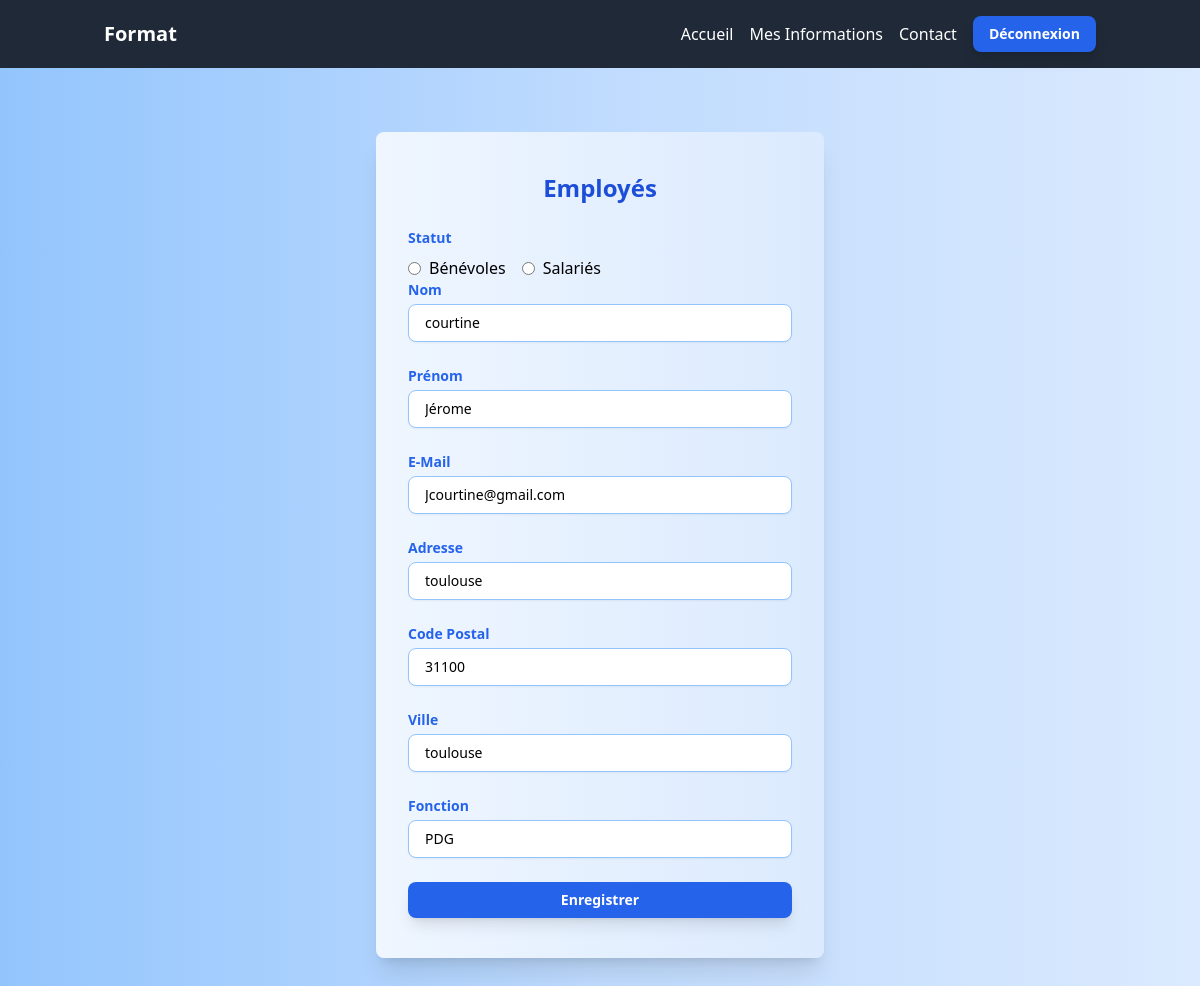
The app's page /modificationperso.php (signed in) with its own data.
### tables this page shows
CREATE TABLE IF NOT EXISTS `utilisateur` (
  `id_utilisateur` int NOT NULL AUTO_INCREMENT,
  `id_entreprise` int NOT NULL,
  `nom` varchar(50) NOT NULL,
  `prenom` varchar(50) NOT NULL,
  `email` varchar(100) NOT NULL,
  `mot_de_passe` varchar(255) NOT NULL,
  `status` enum('salariés','bénévoles','secretaire','directeur') NOT NULL,
  `localisation` varchar(100) DEFAULT NULL,
  `codeP` varchar(5) DEFAULT NULL,
  `ville` varchar(100) DEFAULT NULL,
  `fonction` varchar(100) DEFAULT NULL,
  PRIMARY KEY (`id_utilisateur`),
  KEY `entreprise_fk_1` (`id_entreprise`)
);

### src/classe/Utilisateur.php (called while the page is built, shortened)
<?php
class Utilisateur
{
    private $pdo;
    public function __construct(
        $pdo,
        $nom = null,
        $prenom = null,
        $id_entreprise = null,
        $email = null,
        $status = null,
        $codeP = null,
        $fonction = null,
        $localisation = null
    ) {
        $this->pdo=$pdo;
    }
    public function selecTUser($id){
        $query = "Select * from utilisateur where id_utilisateur = ?";
        $stmt = $this->pdo->prepare($query);
        $stmt->execute([$id]);
        $ReturnUser = $stmt->fetch(PDO::FETCH_ASSOC);
        return $ReturnUser;
    }
}
?>

### src/modificationperso.php (the view, shortened to what this page needs)
<?php
include 'include/header.php';
include 'include/connexionbdd.php';
include 'classe/Utilisateur.php';
$utilisateurSelect = new Utilisateur($connexion);
$utilisateurs = $utilisateurSelect->selecTUser($_SESSION['user_id']);
if ($utilisateurs) {
      $lastname = $utilisateurs['nom'] ;
      $name = $utilisateurs['prenom'] ;
      $mail = $utilisateurs['email'] ;
      $status = $utilisateurs['status'] ;
      $localisation = $utilisateurs['localisation'] ;
      $codep = $utilisateurs['codeP'] ;
      $ville = $utilisateurs['ville'] ;
      $fonction = $utilisateurs['fonction'] ;
  }
?>
<div class="min-h-screen bg-gradient-to-r from-blue-300 via-blue-200 to-blue-100 py-16">
  <form action="" method="post" class="space-y-6 px-8 py-10 max-w-md mx-auto bg-gradient-to-r from-blue-50 to-blue-100 shadow-xl rounded-lg font-sans">
    <h2 class="text-2xl font-bold text-center text-blue-700 mb-6">Employés</h2>
<div class="flex flex-col">
    <div class="flex flex-col space-y-2">
      <label class="text-blue-600 text-sm font-semibold">Statut</label>
      <div class="flex items-center space-x-4">
        <div class="flex items-center">
          <input type="radio" id="1" name="status" <?php if ($status == "bénévoles") {echo "checked";}?> value="bénévoles" class="mr-2">
          <label for="1">Bénévoles</label>
        </div>
        <div class="flex items-center">
          <input type="radio" id="2" name="status" value="salariés" class="mr-2" <?php if ($status == "salariés") {echo "checked";}?>>
          <label for="2">Salariés</label>
        </div>
      </div>
    </div>
    <label for="text" class="text-blue-600 text-sm font-semibold mb-1">Nom</label>
      <input type="text" name="text" placeholder="text" value="<?php echo $lastname ?>" required
        class="px-4 py-2 w-full border border-blue-300 rounded-lg focus:outline-none focus:ring-2 focus:ring-blue-500 focus:border-transparent text-sm bg-white shadow-sm" />
    </div>
    <div class="flex flex-col">
      <label for="prenom" class="text-blue-600 text-sm font-semibold mb-1">Prénom</label>
      <input type="text" id="prenom" name="prenom" placeholder="Votre Prénom" value="<?php echo $name ?>" required
        class="px-4 py-2 w-full border border-blue-300 rounded-lg focus:outline-none focus:ring-2 focus:ring-blue-500 focus:border-transparent text-sm bg-white shadow-sm" />
    </div>
    <div class="flex flex-col">
      <label for="nom" class="text-blue-600 text-sm font-semibold mb-1">E-Mail</label>
      <input type="text" id="nom" name="nom" placeholder="Votre Nom" value="<?php echo $mail ?>" required
        class="px-4 py-2 w-full border border-blue-300 rounded-lg focus:outline-none focus:ring-2 focus:ring-blue-500 focus:border-transparent text-sm bg-white shadow-sm" />
    </div>
    <div class="flex flex-col">
      <label for="adresse" class="text-blue-600 text-sm font-semibold mb-1">Adresse</label>
      <input type="text" id="adresse" name="adresse" placeholder="Votre adresse" value="<?php echo $localisation ?>" required
        class="px-4 py-2 w-full border border-blue-300 rounded-lg focus:outline-none focus:ring-2 focus:ring-blue-500 focus:border-transparent text-sm bg-white shadow-sm" />
    </div>
    <div class="flex flex-col">
      <label for="code_postal" class="text-blue-600 text-sm font-semibold mb-1">Code Postal</label>
      <input type="text" id="code_postal" name="code_postal" placeholder="Votre code postal" value="<?php echo $codep ?>" required
        class="px-4 py-2 w-full border border-blue-300 rounded-lg focus:outline-none focus:ring-2 focus:ring-blue-500 focus:border-transparent text-sm bg-white shadow-sm" />
    </div>
    <div class="flex flex-col">
      <label for="ville" class="text-blue-600 text-sm font-semibold mb-1">Ville</label>
      <input type="text" id="ville" name="ville" placeholder="Votre ville"  value="<?php echo $ville ?>" required
        class="px-4 py-2 w-full border border-blue-300 rounded-lg focus:outline-none focus:ring-2 focus:ring-blue-500 focus:border-transparent text-sm bg-white shadow-sm" />
    </div>
    <div class="flex flex-col">
      <label for="ville" class="text-blue-600 text-sm font-semibold mb-1">Fonction</label>
      <input type="text" id="ville" name="ville" placeholder="Votre ville"  value="<?php echo $fonction ?>" required
        class="px-4 py-2 w-full border border-blue-300 rounded-lg focus:outline-none focus:ring-2 focus:ring-blue-500 focus:border-transparent text-sm bg-white shadow-sm" />
    </div>
    <button type="submit" class="mt-8 px-4 py-2 w-full bg-blue-600 hover:bg-blue-700 text-sm text-white font-semibold rounded-lg shadow-lg transition duration-200 ease-in-out transform hover:scale-105">
      Enregistrer
    </button>
  </form>

### records on screen
utilisateur: status "☐ Bénévoles", status "☐ Salariés", text "courtine", prenom "Jérome", nom "Jcourtine@gmail.com", adresse "toulouse", code_postal "31100", ville "toulouse", ville "PDG"
